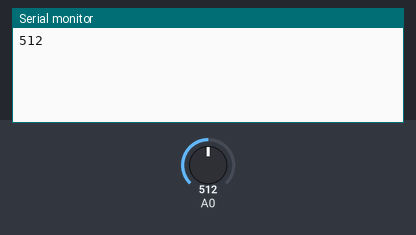
A sketch run on a simulated Arduino Uno, built with avr-gcc and run on an emulated ATmega328P. Shown: the last lines printed to the serial monitor. Inputs (shaded band) come from the test bench; at power-on: A0 = 512.

Above: at 3.8 s.
3.9 s: A0 set to 716
At 6.8 s:
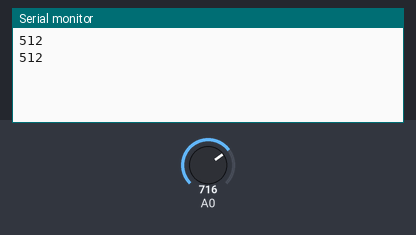
7.8 s: A0 set to 900
At 9.5 s:
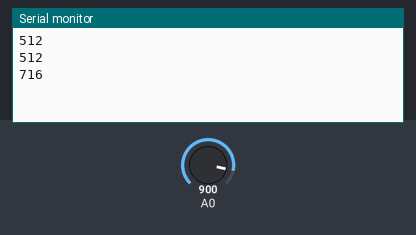
Timing chart, 0 to 11.0 s (numbered marks = the images above; inputs shaded):
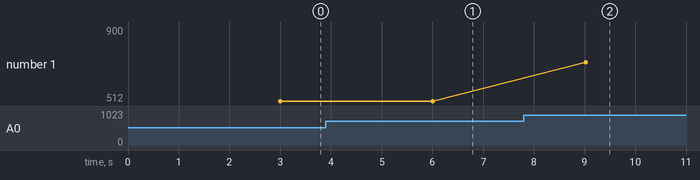

The sketch:

sketch_jul14b.ino
```cpp
void setup()
{
    Serial.begin(9600); // open serial port, set the baud rate to 9600 bps
}
void loop()
{
    int val;
    val=analogRead(0);   //connect grayscale sensor to Analog 0；
    delay(3000);
    Serial.println(val,DEC);//print the value to serial
    delay(10);
}
void a(){

  }
```

Measured:
- plotted number 1: 512 → 900 after the input at 7.8 s
